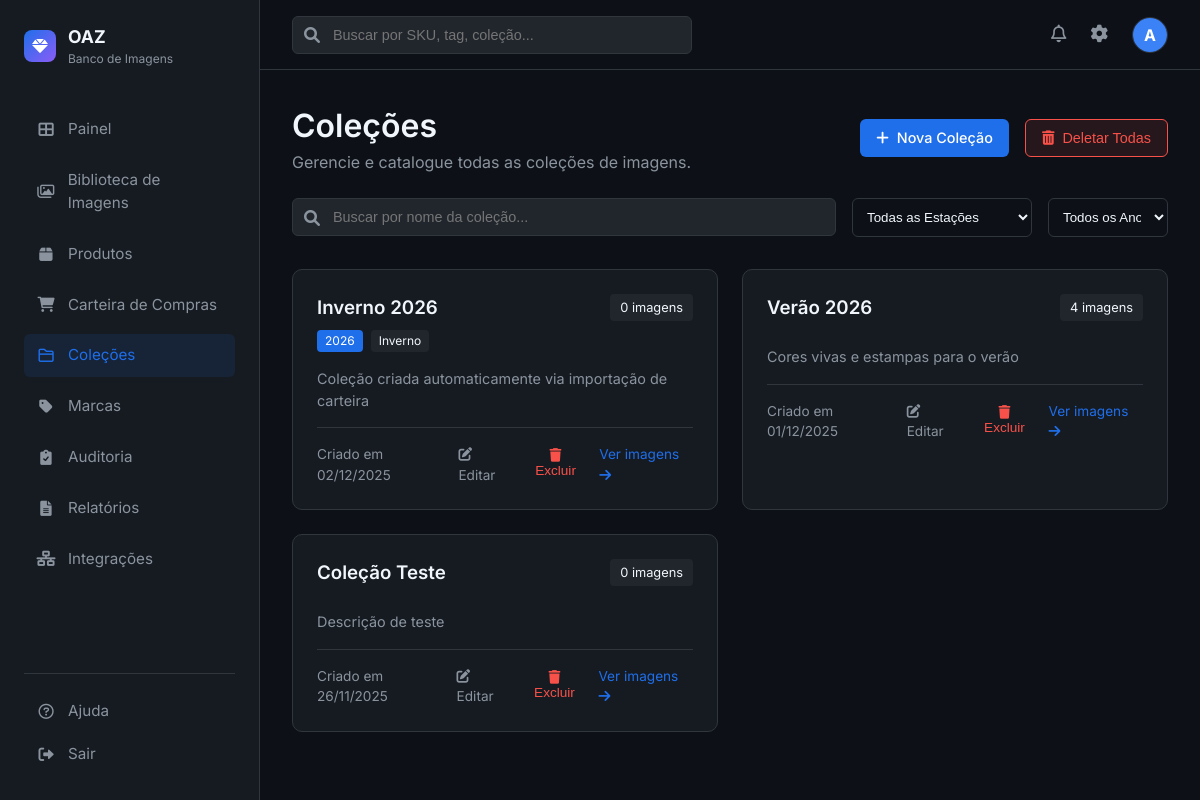
Before: /collections (signed in) with the older database file.
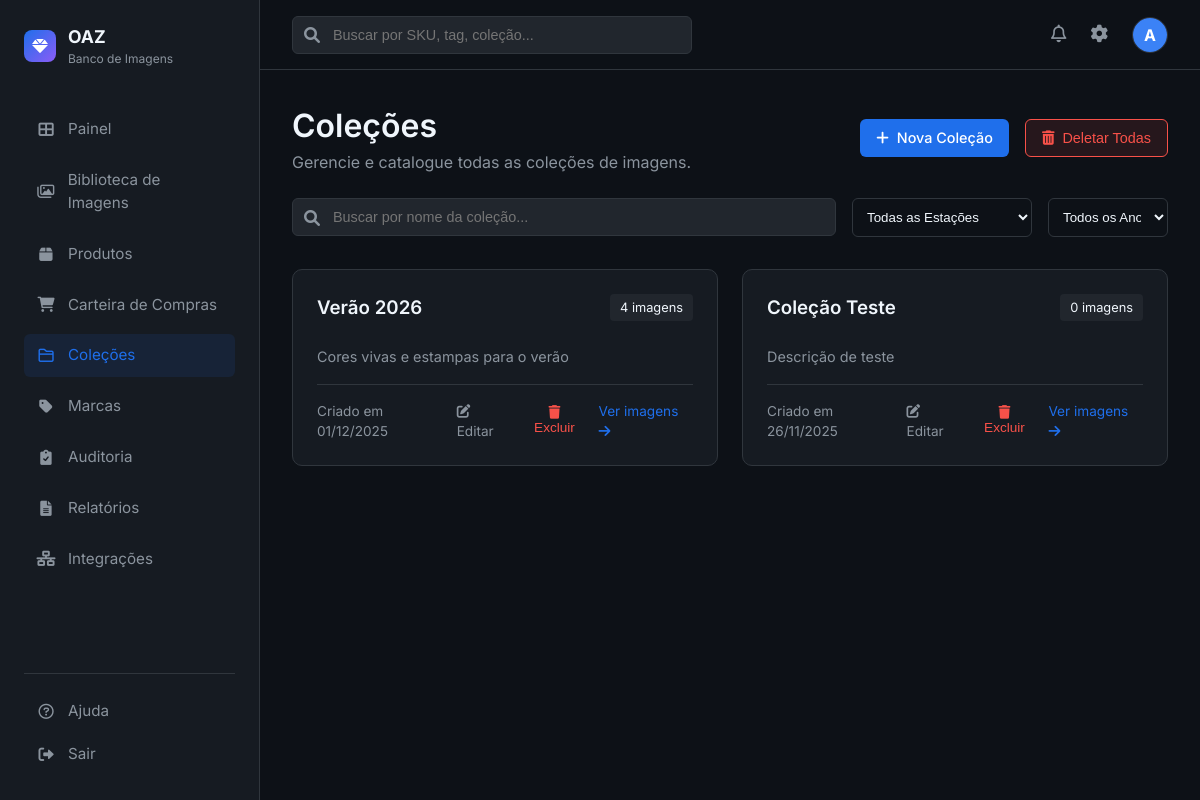
After: the same page with the newer database file.
### app.py (models this page shows, shortened)
class User(UserMixin, db.Model):
    id = db.Column(db.Integer, primary_key=True)
    username = db.Column(db.String(80), unique=True, nullable=False)
    email = db.Column(db.String(120), unique=True, nullable=False)
    password_hash = db.Column(db.String(128))

class Collection(db.Model):
    id = db.Column(db.Integer, primary_key=True)
    name = db.Column(db.String(100), nullable=False)
    description = db.Column(db.Text)
    season = db.Column(db.String(50))  # Estação: Primavera/Verão, Outono/Inverno
    year = db.Column(db.Integer)  # Ano da coleção
    campanha = db.Column(db.String(100))  # Nome da campanha
    created_at = db.Column(db.DateTime, default=datetime.utcnow)
    images = db.relationship('Image', backref='collection', lazy=True)

### app.py (the view)
@app.route('/collections')
@login_required
def collections():
    search = request.args.get('search', '')
    season = request.args.get('season', '')
    year = request.args.get('year', '')
    query = Collection.query
    if search:
        query = query.filter(Collection.name.ilike(f'%{search}%'))
    if season:
        query = query.filter_by(season=season)
    if year:
        query = query.filter_by(year=int(year))
    collections = query.order_by(Collection.created_at.desc()).all()
    return render_template('collections/list.html', collections=collections)

### app.py (called while the page is built)
@login_manager.user_loader
def load_user(user_id):
    return User.query.get(int(user_id))

### templates/collections/list.html (shortened to what this page needs)
{% extends "base.html" %}
{% block content %}
<div style="display: flex; justify-content: space-between; align-items: center; margin-bottom: 1.5rem;">
    <div>
        <h1>Coleções</h1>
        <p style="color: var(--text-secondary);">Gerencie e catalogue todas as coleções de imagens.</p>
    </div>
    <div style="display: flex; gap: 1rem;">
        <a href="{{ url_for('new_collection') }}" class="btn btn-primary">
            <i class="fas fa-plus"></i> Nova Coleção
        </a>
        {% if collections %}
        <button type="button" onclick="confirmarDeletarTodas()" class="btn" style="background: rgba(248, 81, 73, 0.1); border: 1px solid #f85149; color: #f85149;">
            <i class="fas fa-trash-alt"></i> Deletar Todas
        </button>
        {% endif %}
    </div>
</div>
<div style="margin-bottom: 2rem; display: flex; gap: 1rem;">
    <form method="GET" action="{{ url_for('collections') }}" style="display: flex; gap: 1rem; flex: 1;">
        <div class="search-bar" style="flex: 1; width: auto;">
            <i class="fas fa-search"></i>
            <input type="text" name="search" placeholder="Buscar por nome da coleção..." value="{{ request.args.get('search', '') }}">
        </div>
        <select name="season" class="form-control" style="width: 180px;" onchange="this.form.submit()">
            <option value="">Todas as Estações</option>
        </select>
        <select name="year" class="form-control" style="width: 120px;" onchange="this.form.submit()">
            <option value="">Todos os Anos</option>
        </select>
    </form>
</div>
{% if collections %}
<div style="display: grid; grid-template-columns: repeat(auto-fill, minmax(320px, 1fr)); gap: 1.5rem;">
    {% for collection in collections %}
    <div class="stat-card">
        <div style="display: flex; justify-content: space-between; align-items: start; margin-bottom: 1rem;">
            <div>
                <h3 style="margin-bottom: 0.25rem;">{{ collection.name }}</h3>
                <div style="display: flex; gap: 0.5rem; flex-wrap: wrap; margin-top: 0.5rem;">
                    {% if collection.year %}
                    <span style="background: var(--accent-blue); color: white; padding: 2px 8px; border-radius: 4px; font-size: 0.75rem;">
                        {{ collection.year }}
                    </span>
                    {% endif %}
                    {% if collection.season %}
                    <span style="background: var(--bg-tertiary); padding: 2px 8px; border-radius: 4px; font-size: 0.75rem;">
                        {{ collection.season }}
                    </span>
                    {% endif %}
                </div>
            </div>
            <span style="background: var(--bg-tertiary); padding: 4px 10px; border-radius: 4px; font-size: 0.8rem;">
                {{ collection.images | length }} imagens
            </span>
        </div>
        {% if collection.description %}
        <p style="color: var(--text-secondary); font-size: 0.9rem; margin-bottom: 1rem;">
            {{ collection.description[:100] }}{% if collection.description|length > 100 %}...{% endif %}
        </p>
        {% endif %}
        <div style="display: flex; justify-content: space-between; align-items: center; font-size: 0.85rem; color: var(--text-secondary); border-top: 1px solid var(--border-color); padding-top: 1rem;">
            <span>Criado em {{ collection.created_at.strftime('%d/%m/%Y') }}</span>
            <div style="display: flex; gap: 1rem; align-items: center;">
                <a href="{{ url_for('edit_collection', id=collection.id) }}" style="color: var(--text-secondary);">
                    <i class="fas fa-edit"></i> Editar
                </a>
                <form action="{{ url_for('delete_collection', id=collection.id) }}" method="POST" style="display: inline;" onsubmit="return confirm('Tem certeza que deseja excluir esta coleção?');">
                    <button type="submit" style="background: none; border: none; color: #f85149; cursor: pointer; font-size: 0.85rem; padding: 0;">
                        <i class="fas fa-trash"></i> Excluir
                    </button>
                </form>
                <a href="{{ url_for('catalog') }}?collection_id={{ collection.id }}" style="color: var(--accent-blue);">
                    Ver imagens <i class="fas fa-arrow-right"></i>
                </a>
            </div>
        </div>
    </div>
    {% endfor %}
</div>
{% endif %}
{% endblock %}

### templates/base.html (shortened to what this page needs)
<!DOCTYPE html>
<html lang="pt-BR">
<head>
    <link rel="stylesheet" href="{{ url_for('static', filename='css/style.css') }}">
    <link href="https://cdnjs.cloudflare.com/ajax/libs/font-awesome/6.0.0/css/all.min.css" rel="stylesheet">
</head>
<body>
    <div class="app-container">
        <aside class="sidebar">
            <div class="logo-area">
                <div class="logo-icon">
                    <i class="fas fa-gem"></i>
                </div>
                <div>
                    <div style="font-weight: 700; font-size: 1.1rem;">OAZ</div>
                    <div style="font-size: 0.75rem; color: var(--text-secondary);">Banco de Imagens</div>
                </div>
            </div>
            <nav class="nav-menu">
                <a href="{{ url_for('dashboard') }}"
                    class="nav-item {% if request.endpoint == 'dashboard' %}active{% endif %}">
                    <i class="fas fa-th-large"></i>
                    <span>Painel</span>
                </a>
                <a href="{{ url_for('catalog') }}"
                    class="nav-item {% if request.endpoint == 'catalog' %}active{% endif %}">
                    <i class="far fa-images"></i>
                    <span>Biblioteca de Imagens</span>
                </a>
                <a href="{{ url_for('produtos') }}"
                    class="nav-item {% if request.endpoint in ['produtos', 'new_produto', 'edit_produto'] %}active{% endif %}">
                    <i class="fas fa-box"></i>
                    <span>Produtos</span>
                </a>
                <a href="{{ url_for('carteira') }}"
                    class="nav-item {% if request.endpoint in ['carteira', 'importar_carteira'] %}active{% endif %}">
                    <i class="fas fa-shopping-cart"></i>
                    <span>Carteira de Compras</span>
                </a>
                <a href="{{ url_for('collections') }}"
                    class="nav-item {% if request.endpoint == 'collections' %}active{% endif %}">
                    <i class="far fa-folder"></i>
                    <span>Coleções</span>
                </a>
                <a href="{{ url_for('brands') }}"
                    class="nav-item {% if request.endpoint == 'brands' %}active{% endif %}">
                    <i class="fas fa-tag"></i>
                    <span>Marcas</span>
                </a>
                <a href="{{ url_for('auditoria') }}"
                    class="nav-item {% if request.endpoint in ['auditoria', 'historico_sku', 'skus_pendentes'] %}active{% endif %}">
                    <i class="fas fa-clipboard-check"></i>
                    <span>Auditoria</span>
                </a>
                <a href="{{ url_for('reports') }}"
                    class="nav-item {% if request.endpoint == 'reports' %}active{% endif %}">
                    <i class="fas fa-file-alt"></i>
                    <span>Relatórios</span>
                </a>
                <a href="{{ url_for('integrations') }}"
                    class="nav-item {% if request.endpoint == 'integrations' %}active{% endif %}">
                    <i class="fas fa-network-wired"></i>
                    <span>Integrações</span>
                </a>
            </nav>
            <div class="bottom-menu">
                <a href="#" class="nav-item">
                    <i class="far fa-question-circle"></i>
                    <span>Ajuda</span>
                </a>
                <a href="{{ url_for('logout') }}" class="nav-item">
                    <i class="fas fa-sign-out-alt"></i>
                    <span>Sair</span>
                </a>
            </div>
        </aside>
        <main class="main-content">
            <header class="top-header">
                <div class="search-bar">
                    <i class="fas fa-search"></i>
                    <input type="text" placeholder="Buscar por SKU, tag, coleção...">
                </div>
                <div class="header-actions">
                    <button class="icon-btn"><i class="far fa-bell"></i></button>
                    <a href="{{ url_for('settings') }}" class="icon-btn"><i class="fas fa-cog"></i></a>
                    <div class="user-profile">
                        <div
                            style="width:100%; height:100%; background:#3b82f6; display:flex; align-items:center; justify-content:center; color:white; font-weight:bold;">
                            {{ current_user.username[0].upper() }}
                        </div>
                    </div>
                </div>
            </header>
            <div class="content-scroll">
                {% block content %}{% endblock %}
            </div>
        </main>
    </div>
</body>
</html>

### static/css/style.css (style rules this page uses)
:root { --bg-primary: #0d1117; --bg-secondary: #161b22; --bg-tertiary: #21262d; --text-primary: #f0f6fc; --text-secondary: #8b949e; --accent-primary: #238636; --accent-blue: #1f6feb; --border-color: #30363d; --card-bg: #161b22; --hover-bg: #21262d; --font-main: 'Inter', -apple-system, BlinkMacSystemFont, sans-serif; }
* { box-sizing: border-box; margin: 0; padding: 0; }
body { font-family: var(--font-main); background-color: var(--bg-primary); color: var(--text-primary); line-height: 1.5; height: 100vh; display: flex; overflow: hidden; }
h1, h2, h3, h4, h5, h6 { color: var(--text-primary); font-weight: 600; }
a { text-decoration: none; color: var(--accent-blue); }
.app-container { display: flex; width: 100%; height: 100%; }
.sidebar { width: 260px; background-color: var(--bg-secondary); border-right: 1px solid var(--border-color); display: flex; flex-direction: column; padding: 1.5rem; flex-shrink: 0; }
.logo-area { display: flex; align-items: center; gap: 12px; margin-bottom: 2.5rem; }
.logo-icon { width: 32px; height: 32px; background: linear-gradient(135deg, #1f6feb, #8b5cf6); border-radius: 8px; display: flex; align-items: center; justify-content: center; font-weight: bold; color: white; }
.nav-menu { display: flex; flex-direction: column; gap: 0.5rem; flex: 1; }
.nav-item { display: flex; align-items: center; gap: 12px; padding: 10px 12px; border-radius: 6px; color: var(--text-secondary); transition: all 0.2s ease; font-size: 0.95rem; }
.nav-item:hover, .nav-item.active { background-color: rgba(31, 111, 235, 0.1); color: var(--accent-blue); }
.nav-item i { width: 20px; text-align: center; }
.bottom-menu { margin-top: auto; border-top: 1px solid var(--border-color); padding-top: 1rem; }
.main-content { flex: 1; display: flex; flex-direction: column; overflow: hidden; background-color: var(--bg-primary); }
.top-header { height: 70px; border-bottom: 1px solid var(--border-color); display: flex; align-items: center; justify-content: space-between; padding: 0 2rem; background-color: var(--bg-primary); }
.search-bar { position: relative; width: 400px; }
.search-bar input { width: 100%; background-color: var(--bg-tertiary); border: 1px solid var(--border-color); padding: 10px 16px 10px 40px; border-radius: 6px; color: var(--text-primary); font-size: 0.9rem; }
.search-bar i { position: absolute; left: 12px; top: 50%; transform: translateY(-50%); color: var(--text-secondary); }
.header-actions { display: flex; align-items: center; gap: 1.5rem; }
.icon-btn { background: none; border: none; color: var(--text-secondary); cursor: pointer; font-size: 1.1rem; }
.user-profile { width: 36px; height: 36px; border-radius: 50%; background-color: var(--bg-tertiary); border: 1px solid var(--border-color); overflow: hidden; }
.content-scroll { flex: 1; overflow-y: auto; padding: 2rem; }
.stat-card { background-color: var(--card-bg); border: 1px solid var(--border-color); border-radius: 10px; padding: 1.5rem; }
.btn { padding: 8px 16px; border-radius: 6px; font-size: 0.9rem; font-weight: 500; cursor: pointer; border: none; transition: all 0.2s; display: inline-flex; align-items: center; gap: 8px; }
.btn-primary { background-color: var(--accent-blue); color: white; }
.form-control { width: 100%; padding: 10px; background-color: var(--bg-primary); border: 1px solid var(--border-color); border-radius: 6px; color: var(--text-primary); }

Changed rows visible on the page:
removed Collection: name "Inverno 2026", year "2026", season "Inverno", images|length "0", description "Coleção criada automaticamente via importação de carteira", created_at "02/12/2025"
